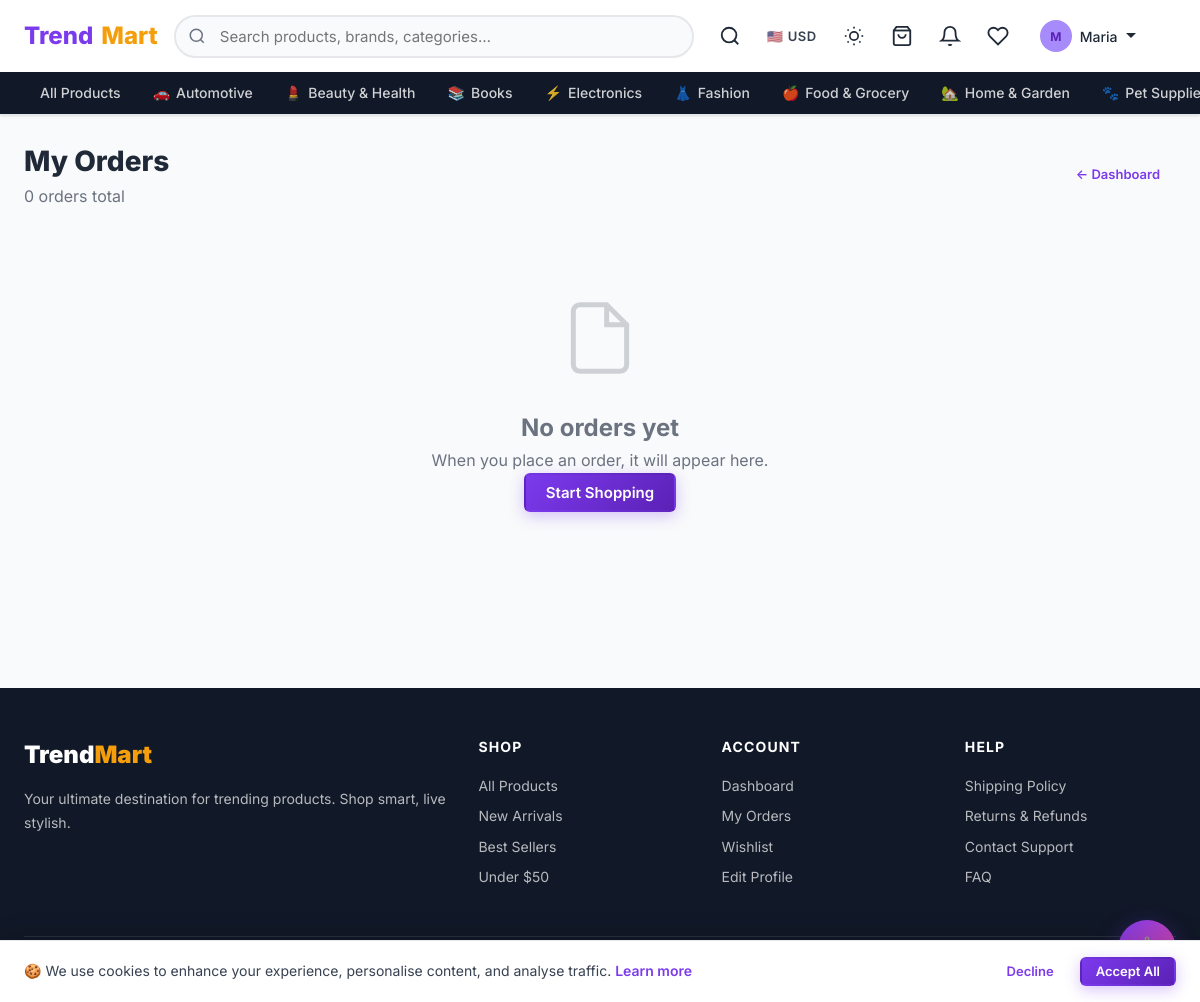
Screenshot of /orders/ (signed in) with the database file from the repository.
### shop/models.py (models this page shows, shortened)
class Category(models.Model):
    name = models.CharField(max_length=200)
    slug = models.SlugField(unique=True, blank=True)
    parent = models.ForeignKey(
        'self', null=True, blank=True, on_delete=models.CASCADE, related_name='children'
    )
    description = models.TextField(blank=True)
    icon = models.CharField(max_length=100, blank=True, help_text="Emoji or CSS icon class")
    image = models.ImageField(upload_to='categories/', blank=True, null=True)
    is_active = models.BooleanField(default=True)
    order = models.PositiveIntegerField(default=0)
    class Meta:
        verbose_name_plural = "Categories"
        ordering = ['order', 'name']

### shop/views.py (the view)
# urls.py: path('orders/', views.order_list, name='order_list'),
@login_required
def order_list(request):
    orders = Order.objects.filter(user=request.user).prefetch_related('items')
    return render(request, 'shop/orders/order_list.html', {'orders': orders})

### shop/context_processors.py (called while the page is built)
def cart_context(request):
    cart_count = 0
    try:
        if request.user.is_authenticated:
            cart = Cart.objects.filter(user=request.user).first()
        else:
            session_key = request.session.session_key
            cart = Cart.objects.filter(session_key=session_key, user=None).first() if session_key else None
        if cart:
            cart_count = cart.get_item_count()
    except Exception:
        pass
    return {'cart_count': cart_count}

def site_context(request):
    root_categories = Category.objects.filter(parent=None, is_active=True).prefetch_related('children')
    return {
        'site_name': 'TrendMart',
        'site_tagline': 'Shop the Trend, Live the Style',
        'root_categories': root_categories,
    }

### templates/shop/orders/order_list.html (shortened to what this page needs)
{% extends "shop/base.html" %}
{% block content %}
<div class="container" style="padding-top:1.5rem;padding-bottom:3rem">
  <div style="display:flex;align-items:center;justify-content:space-between;margin-bottom:1.5rem;flex-wrap:wrap;gap:1rem">
    <div>
      <h1 style="font-size:1.75rem;font-weight:800;color:var(--dark)">My Orders</h1>
      <p style="color:var(--text-light)">{{ orders|length }} order{{ orders|length|pluralize }} total</p>
    </div>
    <a href="{% url 'shop:dashboard' %}" class="btn btn-ghost btn-sm">← Dashboard</a>
  </div>
  {% if orders %}
  <div class="card" style="padding:0;overflow:hidden">
    <table class="admin-table" role="table" aria-label="Order history">
      <thead>
        <tr>
          <th scope="col">Order #</th>
          <th scope="col">Date</th>
          <th scope="col">Items</th>
          <th scope="col">Total</th>
          <th scope="col">Status</th>
          <th scope="col"><span class="sr-only">Actions</span></th>
        </tr>
      </thead>
      <tbody>
        {% for order in orders %}
        <tr>
          <td><strong>{{ order.order_number }}</strong></td>
          <td>{{ order.created_at|date:"N j, Y" }}</td>
          <td>{{ order.items.count }} item{{ order.items.count|pluralize }}</td>
          <td><strong style="color:var(--primary)">${{ order.total_amount }}</strong></td>
          <td><span class="status-badge status-{{ order.status }}">{{ order.get_status_display }}</span></td>
          <td>
            <a href="{% url 'shop:order_detail' order.order_number %}" class="btn btn-ghost btn-sm">View Details</a>
          </td>
        </tr>
        {% endfor %}
      </tbody>
    </table>
  </div>
  {% else %}
  <div class="empty-state" role="status">
    <svg viewBox="0 0 24 24" fill="none" stroke="currentColor" stroke-width="1.5" aria-hidden="true"><path d="M14 2H6a2 2 0 00-2 2v16a2 2 0 002 2h12a2 2 0 002-2V8z"/><polyline points="14 2 14 8 20 8"/></svg>
    <h2>No orders yet</h2>
    <p>When you place an order, it will appear here.</p>
    <a href="{% url 'shop:product_list' %}" class="btn btn-primary">Start Shopping</a>
  </div>
  {% endif %}
</div>
{% endblock %}

### templates/shop/base.html (shortened to what this page needs)
{% load static %}
<!DOCTYPE html>
<html lang="en">
<head>
  <link rel="stylesheet" href="{% static 'css/main.css' %}">
</head>
<body>
<header>
  <nav class="navbar" role="navigation" aria-label="Main navigation">
    <div class="navbar-inner">
      <a href="{% url 'shop:home' %}" class="navbar-brand" aria-label="TrendMart Home">
        Trend<span>Mart</span>
      </a>
      <div class="navbar-search" id="navbar-search" role="search">
        <form action="{% url 'shop:search' %}" method="get">
          <input type="search" name="q" id="search-input" value="{{ request.GET.q }}"
                 placeholder="Search products, brands, categories…"
                 autocomplete="off" aria-label="Search products">
        </form>
      </div>
      <div class="navbar-actions">
        <button id="mobile-search-btn" class="nav-icon-btn" aria-label="Search" aria-expanded="false">
          <svg viewBox="0 0 24 24" fill="none" stroke="currentColor" stroke-width="2"><circle cx="11" cy="11" r="8"/><path d="m21 21-4.35-4.35"/></svg>
        </button>
        <div class="currency-selector" title="Select currency">
          <button class="currency-btn" id="currency-btn" aria-label="Currency selector" aria-haspopup="listbox">
            <span id="currency-flag">🇺🇸</span>
            <span id="currency-code">USD</span>
          </button>
        </div>
        <button id="dark-mode-toggle" class="dark-mode-btn" aria-label="Toggle dark mode" aria-pressed="false" title="Toggle dark mode">
        </button>
        <a href="{% url 'shop:cart' %}" class="nav-icon-btn" id="nav-cart-btn" aria-label="Cart ({{ cart_count }} items)">
          <svg viewBox="0 0 24 24" fill="none" stroke="currentColor" stroke-width="2" aria-hidden="true"><path d="M6 2L3 6v14a2 2 0 002 2h14a2 2 0 002-2V6l-3-4z"/><line x1="3" y1="6" x2="21" y2="6"/><path d="M16 10a4 4 0 01-8 0"/></svg>
        </a>
        {% if user.is_authenticated %}
          <div class="nav-bell-wrap">
            <a href="{% url 'shop:notification_list' %}" class="nav-icon-btn" id="notif-bell-btn" aria-label="Notifications">
              <svg viewBox="0 0 24 24" fill="none" stroke="currentColor" stroke-width="2" aria-hidden="true"><path d="M18 8A6 6 0 006 8c0 7-3 9-3 9h18s-3-2-3-9"/><path d="M13.73 21a2 2 0 01-3.46 0"/></svg>
            </a>
          </div>
          <a href="{% url 'shop:wishlist' %}" class="nav-icon-btn" aria-label="Wishlist">
            <svg viewBox="0 0 24 24" fill="none" stroke="currentColor" stroke-width="2" aria-hidden="true"><path d="M20.84 4.61a5.5 5.5 0 00-7.78 0L12 5.67l-1.06-1.06a5.5 5.5 0 00-7.78 7.78L12 21.23l8.84-8.84a5.5 5.5 0 000-7.78z"/></svg>
          </a>
          <div class="user-menu">
            <button class="user-menu-toggle" data-dropdown="user-menu-dropdown"
                    aria-haspopup="true" aria-expanded="false" aria-controls="user-menu-dropdown">
              <div class="user-avatar-sm" aria-hidden="true">{{ user.first_name|first|upper|default:user.username|first|upper }}</div>
              <span>{{ user.first_name|default:user.username }}</span>
              <svg width="12" height="12" viewBox="0 0 12 12" aria-hidden="true"><path fill="currentColor" d="M6 8L1 3h10z"/></svg>
            </button>
          </div>
        {% else %}
          <a href="{% url 'shop:login' %}" class="btn btn-ghost btn-sm">Login</a>
          <a href="{% url 'shop:register' %}" class="btn btn-primary btn-sm">Sign Up</a>
        {% endif %}
      </div>
    </div>
    <div class="nav-categories" role="navigation" aria-label="Category navigation">
      <div class="nav-categories-inner">
        <a href="{% url 'shop:product_list' %}" class="nav-cat-link">All Products</a>
        {% for cat in root_categories %}
          <a href="{% url 'shop:category' cat.slug %}" class="nav-cat-link">
            {% if cat.icon %}<span aria-hidden="true">{{ cat.icon }}</span>{% endif %}
            {{ cat.name }}
          </a>
        {% endfor %}
      </div>
    </div>
  </nav>
</header>
<main id="main-content" tabindex="-1">
  {% block content %}{% endblock %}
</main>
<footer class="footer" role="contentinfo">
  <div class="container">
    <div class="footer-grid">
      <div>
        <div class="footer-brand">Trend<span>Mart</span></div>
        <p class="footer-desc">Your ultimate destination for trending products. Shop smart, live stylish.</p>
      </div>
      <div>
        <div class="footer-col-title">Shop</div>
        <a href="{% url 'shop:product_list' %}" class="footer-link">All Products</a>
        <a href="{% url 'shop:product_list' %}?sort=newest" class="footer-link">New Arrivals</a>
        <a href="{% url 'shop:product_list' %}?sort=popular" class="footer-link">Best Sellers</a>
        <a href="{% url 'shop:product_list' %}?min_price=0&max_price=50" class="footer-link">Under $50</a>
      </div>
      <div>
        <div class="footer-col-title">Account</div>
        {% if user.is_authenticated %}
          <a href="{% url 'shop:dashboard' %}" class="footer-link">Dashboard</a>
          <a href="{% url 'shop:order_list' %}" class="footer-link">My Orders</a>
          <a href="{% url 'shop:wishlist' %}" class="footer-link">Wishlist</a>
          <a href="{% url 'shop:profile' %}" class="footer-link">Edit Profile</a>
        {% else %}
          <a href="{% url 'shop:login' %}" class="footer-link">Login</a>
          <a href="{% url 'shop:register' %}" class="footer-link">Register</a>
          <a href="{% url 'shop:register' %}?role=retailer" class="footer-link">Sell on TrendMart</a>
        {% endif %}
      </div>
      <div>
        <div class="footer-col-title">Help</div>
        <a href="#" class="footer-link">Shipping Policy</a>
        <a href="#" class="footer-link">Returns &amp; Refunds</a>
        <a href="#" class="footer-link">Contact Support</a>
        <a href="#" class="footer-link">FAQ</a>
      </div>
    </div>
    <div class="footer-bottom">
      <span>&copy; 2026 TrendMart. Developed by George Papasotiriou. All rights reserved.</span>
      <span>Made with ❤️ for great shopping experiences</span>
    </div>
  </div>
</footer>
<div class="ai-chat-widget" role="complementary" aria-label="AI Shopping Assistant">
  <button id="ai-chat-trigger" class="ai-chat-trigger" aria-expanded="false" aria-controls="ai-chat-panel" aria-label="Open AI shopping assistant">
  </button>
</div>
<div id="cookie-banner" class="cookie-banner" role="dialog" aria-label="Cookie consent" aria-live="polite">
  <p class="cookie-banner-text">
    🍪 We use cookies to enhance your experience, personalise content, and analyse traffic.
    <a href="#" style="color:var(--primary);font-weight:600">Learn more</a>
  </p>
  <div class="cookie-banner-actions">
    <button id="cookie-decline" class="btn btn-ghost btn-sm">Decline</button>
    <button id="cookie-accept" class="btn btn-primary btn-sm">Accept All</button>
  </div>
</div>
</body>
</html>

### rows the page displays
Category: icon "🚗", name "Automotive"
Category: icon "💄", name "Beauty & Health"
Category: icon "📚", name "Books"
Category: icon "⚡", name "Electronics"
Category: icon "👗", name "Fashion"
Category: icon "🍎", name "Food & Grocery"
Category: icon "🏡", name "Home & Garden"
Category: icon "🐾", name "Pet…"

### other values shown
{{ user.first_name|first|upper|default:user.username|first|upper }} "M"
{{ user.first_name|default:user.username }} "Maria"
{{ orders|length }} "0"
